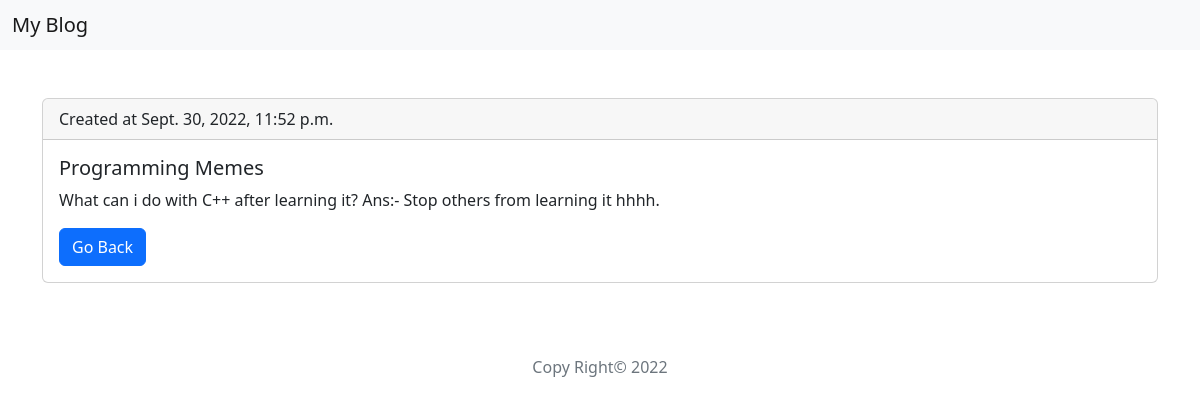
Screenshot of /details/9 with the database file from the repository.
### blog_app/models.py (models this page shows, shortened)
class Blog(models.Model):
    title = models.CharField(max_length=200)
    body = models.TextField()
    date = models.DateTimeField(default=datetime.now)

### blog_app/views.py (the view)
# urls.py: path('details/<id>', views.details, name='details'),
def details(request,id):
    myposts = Blog.objects.get(id=id)
    return render(request,'details.html',{'post': myposts})

### templates/details.html (shortened to what this page needs)
{% extends 'base.html' %}
    {% block content %}
    <div class="container my-5">
        <div class="card my-3">
            <div class="card-header">
                Created at {{ post.date }}
            </div>
            <div class="card-body">
                <h5 class="card-title">{{ post.title }}</h5>
                <p class="card-text">{{ post.body }}</p>
                <a href="/posts" class="btn btn-primary">Go Back</a>
            </div>
        </div>
    </div>
    {% endblock %}

### rows the page displays
Blog: date "Sept. 30, 2022, 11:52 p.m.", title "Programming Memes", body "What can i do with C++ after learning it? Ans:- Stop others from learning it hhhh."
